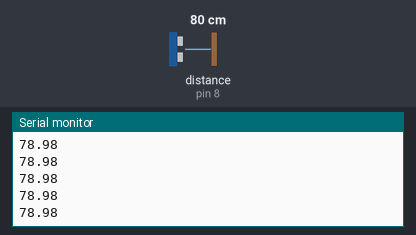
The sketch below on a simulated Arduino Uno, built with avr-gcc and run on an emulated ATmega328P. Parts: the last lines printed to the serial monitor. Wiring (inferred from the names in the program): ultrasonic range finder: trigger pin 8; echo pin 8. Inputs (shaded band) come from the test bench; at power-on: distance to the obstacle (sensor on pin 8) 80 cm. The echo pulse lasts 58.3 µs per cm.

Above: at 1.2 s.
1.3 s: distance to the obstacle (sensor on pin 8) set to 2 cm
At 2.4 s:
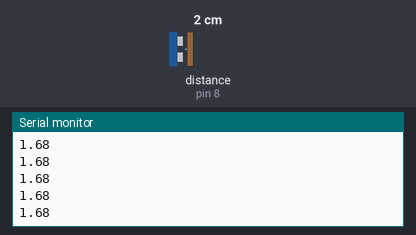
2.8 s: distance to the obstacle (sensor on pin 8) set to 4 cm
At 3.4 s:
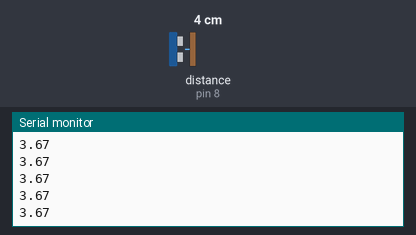
Timing chart, 0 to 5.8 s (numbered marks = the images above; inputs shaded):
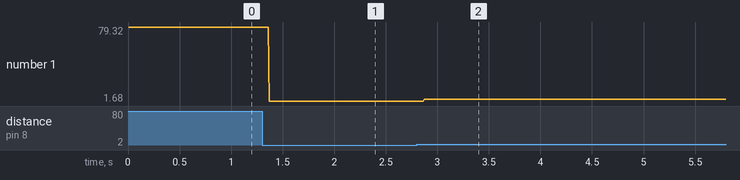

The sketch:

Ultrasound.ino
```cpp
#define ULTRASOUND 8
#define TIMEOUT 30000

double echo() {
  double duration;
  double distance;

  pinMode(ULTRASOUND, OUTPUT);
  digitalWrite(ULTRASOUND, LOW);
  delayMicroseconds(10);
  digitalWrite(ULTRASOUND, HIGH);
  delayMicroseconds(10);
  digitalWrite(ULTRASOUND, LOW);

  pinMode(ULTRASOUND, INPUT);
  duration = pulseIn(ULTRASOUND, HIGH, TIMEOUT);
  distance = duration / 2.0 * 0.034;

  //Serial.print("\n\nDistance to the front wall: ");
  //Serial.println(distance);
  return distance;
}

double echolocation() {
  int i = 0;
  double sum = 0;
  double temperary = echo();
  while (i < 10) {
    sum += temperary;
    if (temperary - (sum / (i + 1)) > 1.0 || temperary - (sum / (i + 1)) < -1.0) {
      i = 0;
      sum = 0;
      continue;
    }
    i++;
  }
  return sum / 10;
}

void setup() {
  // put your setup code here, to run once:
  Serial.begin(9600);
}

void loop() {
  // put your main code here, to run repeatedly:
  Serial.println(echolocation());
}
```

Measured:
- after the input at 1.3 s, the serial monitor: prints a new line after 0.07 s (image 1)
- after the input at 2.8 s, the serial monitor: prints a new line after 0.07 s (image 2)
- plotted number 1: 78.98 → 1.68 after the input at 1.3 s, 1.68 → 3.6 after the input at 2.8 s
